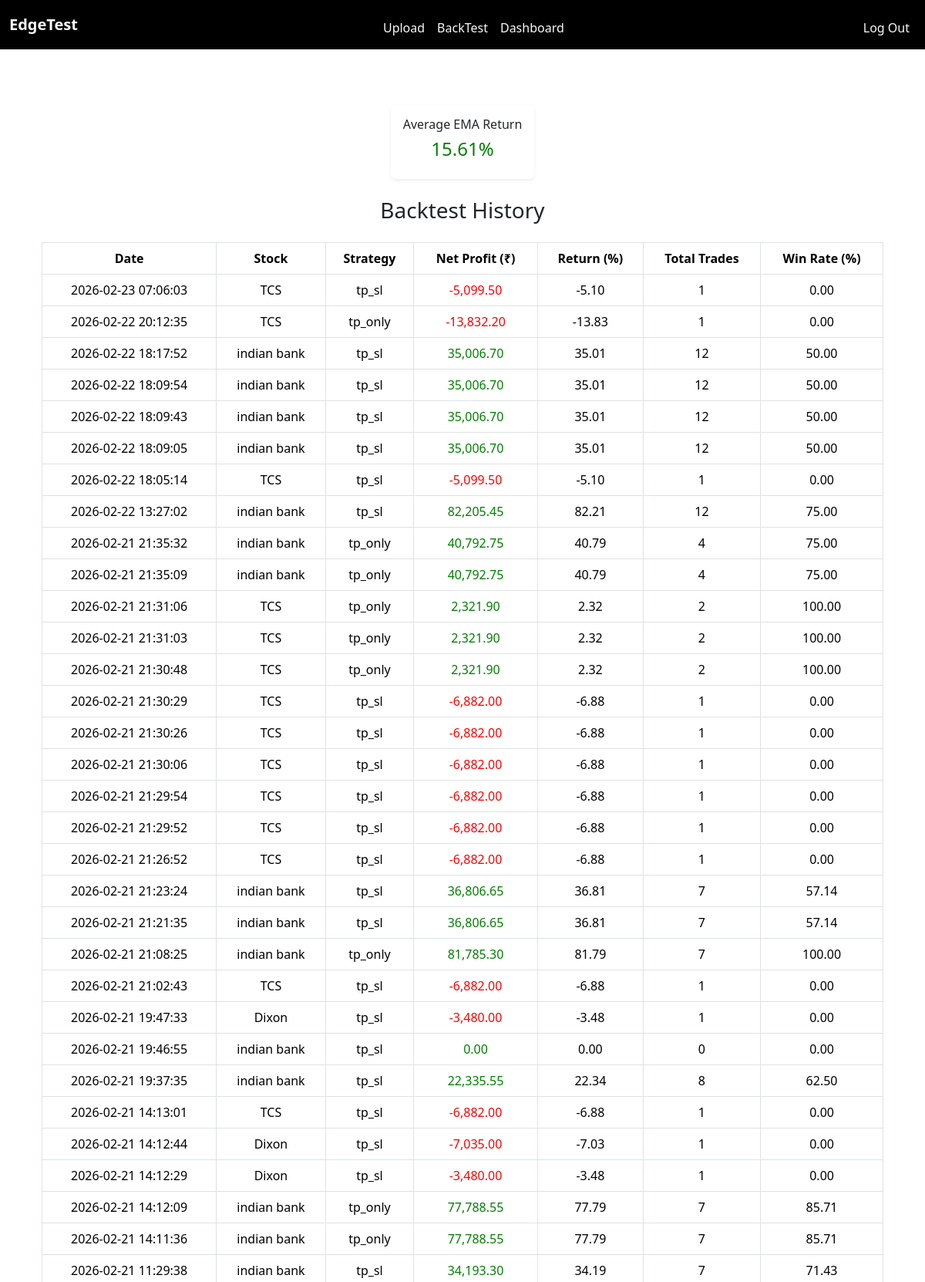
/strategy_dashboard (signed in, upper part), run on the app's committed database.
### tables this page shows
CREATE TABLE strategy_results( user_id INTEGER NOT NULL, id INTEGER PRIMARY KEY AUTOINCREMENT, stock_name TEXT NOT NULL, strategy_name TEXT NOT NULL, net_profit REAL NOT NULL, return_percentage REAL NOT NULL, total_trades INTEGER NOT NULL, win_rate REAL NOT NULL, date_run TEXT NOT NULL, FOREIGN KEY(user_id) REFERENCES users(id));

### app.py (the view)
@app.route("/strategy_dashboard")
@login_required
def strategy_dashboard():
    user_id = session["user_id"]
    result = db.execute("SELECT * FROM strategy_results WHERE user_id = ? ORDER BY date_run DESC", user_id)
    avg_return = db.execute("SELECT AVG(return_percentage) as return_percentage FROM strategy_results WHERE user_id = ?", user_id)
    if avg_return[0]["return_percentage"] is not None:
        avg_return = round(avg_return[0]["return_percentage"], 2)
    else:
        avg_return = 0
    return render_template("strategy_dashboard.html", result = result, avg_return = avg_return)

### app.py (called while the page is built)
@app.after_request
def after_request(response):
    response.headers["Cache-Control"] = "no-cache, no-store, must-revalidate"
    response.headers["Expires"] = 0
    response.headers["Pragma"] = "no-cache"
    return response

### helpers.py (called while the page is built)
def login_required(f):
    @wraps(f)
    def decorated_function(*args, **kwargs):
        if session.get("user_id") is None:
            return redirect("/login")
        return f(*args, **kwargs)
    return decorated_function

### templates/strategy_dashboard.html (shortened to what this page needs)
{% extends "layout.html" %}
{% block main %}
<div class="row text-center mb-4">
  <div class="d-flex justify-content-center mt-4">
    <div class="card shadow-sm p-3">
      <h6>Average EMA Return</h6>
      {% if avg_return >= 0 %}
        <h4 style="color: green;">
          {{ "%.2f"|format(avg_return) }}%
        </h4>
      {% else %}
        <h4 style="color: red;">
          {{ "%.2f"|format(avg_return) }}%
        </h4>
      {% endif %}
    </div>
  </div>
</div>
<div class="container mt-4">
  <h3 class="text-center mb-4"> Backtest History</h3>
  <table class="table table-bordered text-center align-middle">
    <thead style="background-color: #4CAF50; color: white;">
      <tr>
        <th>Date</th>
        <th>Stock</th>
        <th>Strategy</th>
        <th>Net Profit (₹)</th>
        <th>Return (%)</th>
        <th>Total Trades</th>
        <th>Win Rate (%)</th>
      </tr>
    </thead>
    <tbody>
      {% for row in result %}
      <tr>
        <td>{{ row.date_run }}</td>
        <td>{{ row.stock_name }}</td>
        <td>{{ row.strategy_name }}</td>
        <td>
          {% if row.net_profit >= 0 %}
            <span style="color: green;">
              {{ "{:,.2f}".format(row.net_profit) }}
            </span>
          {% else %}
            <span style="color: red;">
              {{ "{:,.2f}".format(row.net_profit) }}
            </span>
          {% endif %}
        </td>
        <td>{{ "%.2f"|format(row.return_percentage) }}</td>
        <td>{{ row.total_trades }}</td>
        <td>{{ "%.2f"|format(row.win_rate) }}</td>
      </tr>
      {% endfor %}
    </tbody>
  </table>
</div>
{% endblock %}

### templates/layout.html (shortened to what this page needs)
<!DOCTYPE html>
<html lang="en">
    <head>
        <link href="https://cdn.jsdelivr.net/npm/bootstrap@5.3.8/dist/css/bootstrap.min.css" rel="stylesheet">
        <link href="/static/styles.css" rel="stylesheet">
    </head>
    <body>
        <nav class="navbar navbar-expand-md navbar-dark custom-navbar">
            <div class="container-fluid">
               <a class="navbar-brand fw-bold text-light" href="/">EdgeTest</a>
                <div class="collapse navbar-collapse justify-content-center" id="navbar">
                    {% if session["user_id"] %}
                        <ul class="navbar-nav ms-auto mt-2">
                            <li class="nav-item"><a class="nav-link" href="/upload">Upload</a></li>
                            <li class="nav-item"><a class="nav-link" href="/backtest">BackTest</a></li>
                            <li class="nav-item"><a class="nav-link" href="/strategy_dashboard">Dashboard</a></li>
                        </ul>
                        <ul class="navbar-nav ms-auto mt-2">
                            <li class="nav-item"><a class="nav-link log-out" href="/logout">Log Out</a></li>
                        </ul>
                    {% else %}
                        <ul class="navbar-nav ms-auto mt-2">
                            <li class="nav-item"><a class="nav-link" href="/register">Register</a></li>
                            <li class="nav-item"><a class="nav-link" href="/login">Log In</a></li>
                        </ul>
                    {% endif %}
                </div>
            </div>
        </nav>
        <main class="container py-5 text-center">
            {% block main %}{% endblock %}
        </main>
    </body>
</html>

### static/styles.css (style rules this page uses)
body { background:white; }
.custom-navbar { background:black; }
.navbar .nav-link { color: #f8f9fa; font-weight: 500; }
.card { border: none; }

### data on the page
strategy_results: date_run "2026-02-23 07:06:03", stock_name "TCS", strategy_name "tp_sl", net_profit "-5,099.50", return_percentage "-5.10", total_trades "1", win_rate "0.00"
strategy_results: date_run "2026-02-22 20:12:35", stock_name "TCS", strategy_name "tp_only", net_profit "-13,832.20", return_percentage "-13.83", total_trades "1", win_rate "0.00"
strategy_results: date_run "2026-02-22 18:17:52", stock_name "indian bank", strategy_name "tp_sl", net_profit "35,006.70", return_percentage "35.01", total_trades "12", win_rate "50.00"
strategy_results: date_run "2026-02-22 18:09:54", stock_name "indian bank", strategy_name "tp_sl", net_profit "35,006.70", return_percentage "35.01", total_trades "12", win_rate "50.00"
strategy_results: date_run "2026-02-22 18:09:43", stock_name "indian bank", strategy_name "tp_sl", net_profit "35,006.70", return_percentage "35.01", total_trades "12", win_rate "50.00"
strategy_results: date_run "2026-02-22 18:09:05", stock_name "indian bank", strategy_name "tp_sl", net_profit "35,006.70", return_percentage "35.01", total_trades "12", win_rate "50.00"
strategy_results: date_run "2026-02-22 18:05:14", stock_name "TCS", strategy_name "tp_sl", net_profit "-5,099.50", return_percentage "-5.10", total_trades "1", win_rate "0.00"
strategy_results: date_run "2026-02-22 13:27:02", stock_name "indian bank", strategy_name "tp_sl", net_profit "82,205.45", return_percentage "82.21", total_trades "12", win_rate "75.00"
strategy_results: date_run "2026-02-21 21:35:32", stock_name "indian bank", strategy_name "tp_only", net_profit "40,792.75", return_percentage "40.79", total_trades "4", win_rate "75.00"
strategy_results: date_run "2026-02-21 21:35:09", stock_name "indian bank", strategy_name "tp_only", net_profit "40,792.75", return_percentage "40.79", total_trades "4", win_rate "75.00"
strategy_results: date_run "2026-02-21 21:31:06", stock_name "TCS", strategy_name "tp_only", net_profit "2,321.90", return_percentage "2.32", total_trades "2", win_rate "100.00"
strategy_results: date_run "2026-02-21 21:31:03", stock_name "TCS", strategy_name "tp_only", net_profit "2,321.90", return_percentage "2.32", total_trades "2", win_rate "100.00"
strategy_results: date_run "2026-02-21 21:30:48", stock_name "TCS", strategy_name "tp_only", net_profit "2,321.90", return_percentage "2.32", total_trades "2", win_rate "100.00"
strategy_results: date_run "2026-02-21 21:30:29", stock_name "TCS", strategy_name "tp_sl", net_profit "-6,882.00", return_percentage "-6.88", total_trades "1", win_rate "0.00"
strategy_results: date_run "2026-02-21 21:30:26", stock_name "TCS", strategy_name "tp_sl", net_profit "-6,882.00", return_percentage "-6.88", total_trades "1", win_rate "0.00"
strategy_results: date_run "2026-02-21 21:30:06", stock_name "TCS", strategy_name "tp_sl", net_profit "-6,882.00", return_percentage "-6.88", total_trades "1", win_rate "0.00"
strategy_results: date_run "2026-02-21 21:29:54", stock_name "TCS", strategy_name "tp_sl", net_profit "-6,882.00", return_percentage "-6.88", total_trades "1", win_rate "0.00"
strategy_results: date_run "2026-02-21 21:29:52", stock_name "TCS", strategy_name "tp_sl", net_profit "-6,882.00", return_percentage "-6.88", total_trades "1", win_rate "0.00"
strategy_results: date_run "2026-02-21 21:26:52", stock_name "TCS", strategy_name "tp_sl", net_profit "-6,882.00", return_percentage "-6.88", total_trades "1", win_rate "0.00"
strategy_results: date_run "2026-02-21 21:23:24", stock_name "indian bank", strategy_name "tp_sl", net_profit "36,806.65", return_percentage "36.81", total_trades "7", win_rate "57.14"
strategy_results: date_run "2026-02-21 21:21:35", stock_name "indian bank", strategy_name "tp_sl", net_profit "36,806.65", return_percentage "36.81", total_trades "7", win_rate "57.14"
strategy_results: date_run "2026-02-21 21:08:25", stock_name "indian bank", strategy_name "tp_only", net_profit "81,785.30", return_percentage "81.79", total_trades "7", win_rate "100.00"
strategy_results: date_run "2026-02-21 21:02:43", stock_name "TCS", strategy_name "tp_sl", net_profit "-6,882.00", return_percentage "-6.88", total_trades "1", win_rate "0.00"
strategy_results: date_run "2026-02-21 19:47:33", stock_name "Dixon", strategy_name "tp_sl", net_profit "-3,480.00", return_percentage "-3.48", total_trades "1", win_rate "0.00"
strategy_results: date_run "2026-02-21 19:46:55", stock_name "indian bank", strategy_name "tp_sl", net_profit "0.00", return_percentage "0.00", total_trades "0", win_rate "0.00"
strategy_results: date_run "2026-02-21 19:37:35", stock_name "indian bank", strategy_name "tp_sl", net_profit "22,335.55", return_percentage "22.34", total_trades "8", win_rate "62.50"
strategy_results: date_run "2026-02-21 14:13:01", stock_name "TCS", strategy_name "tp_sl", net_profit "-6,882.00", return_percentage "-6.88", total_trades "1", win_rate "0.00"
strategy_results: date_run "2026-02-21 14:12:44", stock_name "Dixon", strategy_name "tp_sl", net_profit "-7,035.00", return_percentage "-7.03", total_trades "1", win_rate "0.00"
strategy_results: date_run "2026-02-21 14:12:29", stock_name "Dixon", strategy_name "tp_sl", net_profit "-3,480.00", return_percentage "-3.48", total_trades "1", win_rate "0.00"
strategy_results: date_run "2026-02-21 14:12:09", stock_name "indian bank", strategy_name "tp_only", net_profit "77,788.55", return_percentage "77.79", total_trades "7", win_rate "85.71"
strategy_results: date_run "2026-02-21 14:11:36", stock_name "indian bank", strategy_name "tp_only", net_profit "77,788.55", return_percentage "77.79", total_trades "7", win_rate "85.71"
strategy_results: date_run "2026-02-21 11:29:38", stock_name "indian bank", strategy_name "tp_sl", net_profit "34,193.30", return_percentage "34.19", total_trades "7", win_rate "71.43"

### other printed values
{{ "%.2f"|format(avg_return) }} "15.61"
